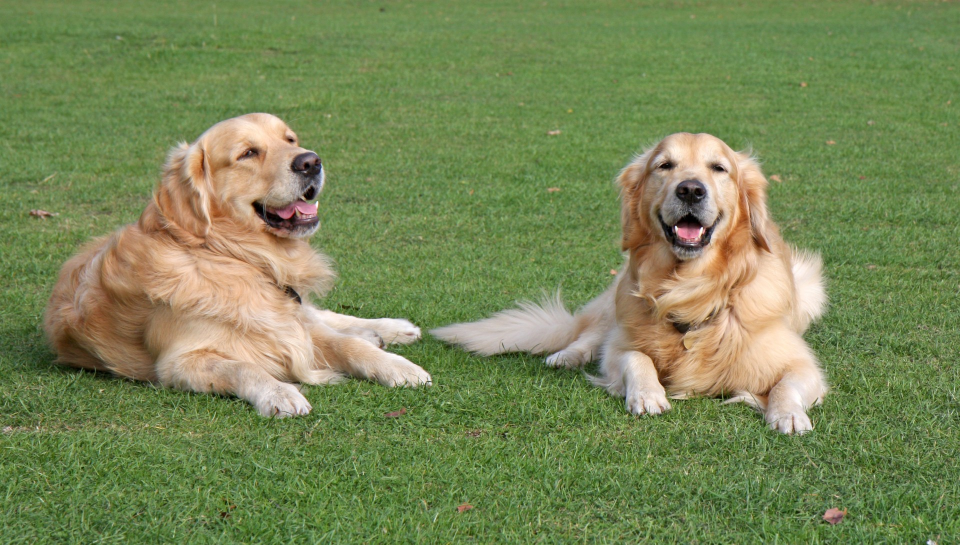
//> input picture ITEM 20-29/ITEM26 OpenCV_SelectiveSearch/image/dogs.jpg, 1920 x 1089 px (shown at 1/2 size)
$ ./OpenCV_SelectiveSearch   (built with g++ and OpenCV 4)
//> lines starting //> are read from the running program, lines starting //| are printed output that depends on the picture; after the words box and inside, x2 and y2 are one past the last pixel; in counts of white or black regions, pixels touching at a corner belong together
#include "pch.h"
#include <opencv2/opencv.hpp>
#include <opencv2/ximgproc.hpp>
#include <iostream>
#include <ctime>

using namespace cv;
using namespace cv::ximgproc::segmentation;

int main()
{
	// speed-up using multithreads 使用多线程
	//开启CPU的硬件指令优化功能
	setUseOptimized(true);
	setNumThreads(4);

	// read image 读图
	Mat im = imread("./image/dogs.jpg");
//> im is the input picture: 1089 rows x 1920 cols, CV_8UC3; mean B, G, R 86.3, 134.9, 120.6
	if (im.empty())
	{
		return 0;
	}
	// resize image 图像大小重置
	int newHeight = 200;
	int newWidth = im.cols*newHeight / im.rows;
//> newWidth = 352
	resize(im, im, Size(newWidth, newHeight));
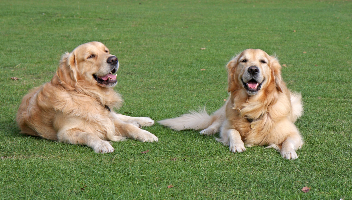
//> im: 200 rows x 352 cols, CV_8UC3; mean B, G, R 86.2, 134.8, 120.5

	// create Selective Search Segmentation Object using default parameters 默认参数生成选择性搜索类
	Ptr<SelectiveSearchSegmentation> ss = createSelectiveSearchSegmentation();
	// set input image on which we will run segmentation 要进行分割的图像
	ss->setBaseImage(im);

	// Switch to fast but low recall Selective Search method 快速搜索(速度快，召回率低)
	//ss->switchToSelectiveSearchFast();
	//精准搜索(速度慢，召回率高)
	ss->switchToSelectiveSearchQuality();

	// run selective search segmentation on input image 保存搜索到的框，按可能性从高到低排名
	std::vector<Rect> rects;
	ss->process(rects);
	std::cout << "Total Number of Region Proposals: " << rects.size() << std::endl;

	// number of region proposals to show 在图像中保存多少框
	int numShowRects = 100;

	while (1)
	{
		// create a copy of original image 做一份图像图像拷贝
		Mat imOut = im.clone();

		// itereate over all the region proposals 画框前numShowRects个
		for (int i = 0; i < numShowRects; i++)
		{
			rectangle(imOut, rects[i], Scalar(0, 255, 0));
		}
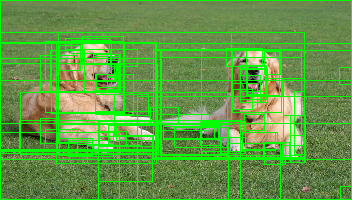
//> imOut: 200 rows x 352 cols, CV_8UC3; 18.68% of pixels changed, all inside (x1, y1, x2, y2) = (0, 0, 352, 200)

		// show output
		imshow("Output", imOut);

		waitKey(0);
	}
	return 0;
}

$ run again, with ITEM 20-29/ITEM26 OpenCV_SelectiveSearch/image/breakfast.jpg copied over ITEM 20-29/ITEM26 OpenCV_SelectiveSearch/image/dogs.jpg
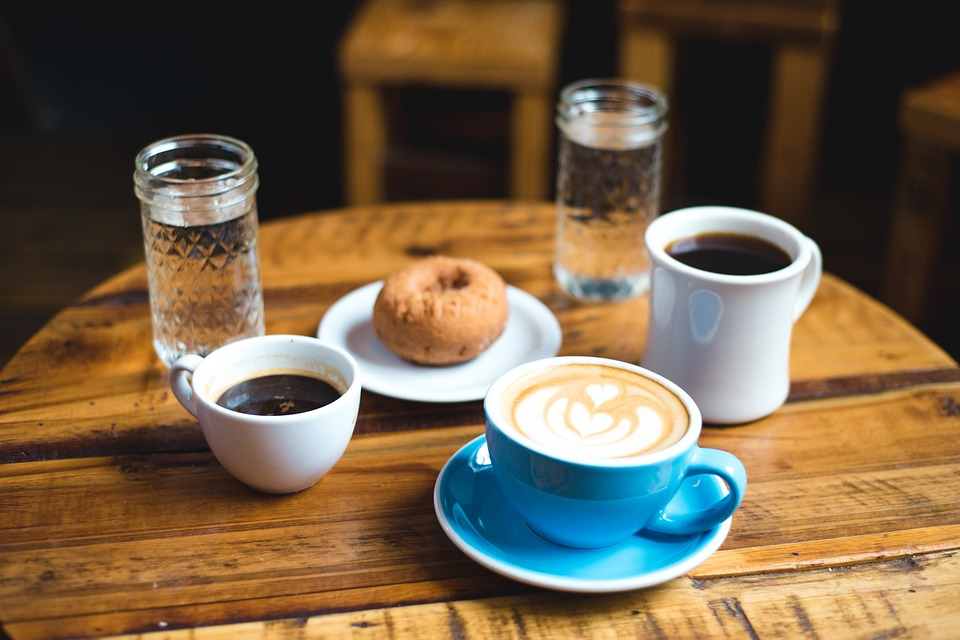
//> input picture ITEM 20-29/ITEM26 OpenCV_SelectiveSearch/image/breakfast.jpg, 960 x 640 px
//> im is the input picture: 640 rows x 960 cols, CV_8UC3; mean B, G, R 73.5, 97.3, 116.6
//> `resize(im, im, Size(newWidth, newHeight));`:
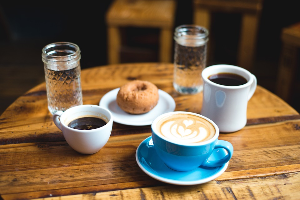
//> im: 200 rows x 300 cols, CV_8UC3; mean B, G, R 73.4, 97.3, 116.5
//> after the loop `for (int i = 0; i < numShowRects; i++)`:
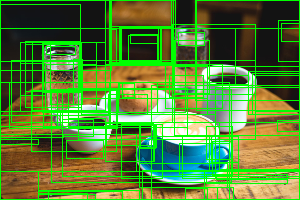
//> imOut: 200 rows x 300 cols, CV_8UC3; mean B, G, R 52.9, 130.6, 87.2
